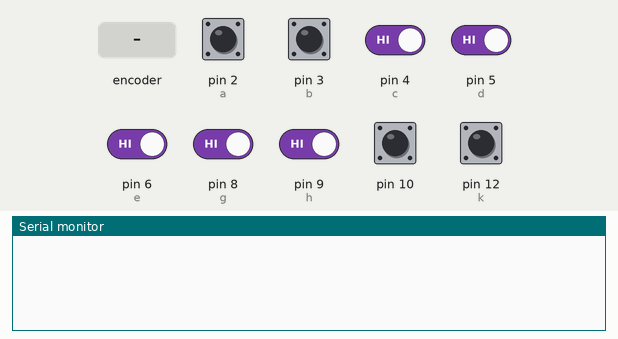
The sketch below on a simulated Arduino Uno, built with avr-gcc and run on an emulated ATmega328P. On the bench: the last lines printed to the serial monitor. The test bench sets the inputs (shaded band); at power-on: pin 2 (a), pin 3 (b), pin 4 (c), pin 5 (d), pin 6 (e), pin 8 (g), pin 9 (h), pin 10, pin 12 (k) HIGH.

Above: at 1.2 s.
1.3 s: rotary encoder on pin 2 (a) / pin 3 (b) turned 1 step (first pin leading)
At 2.5 s:
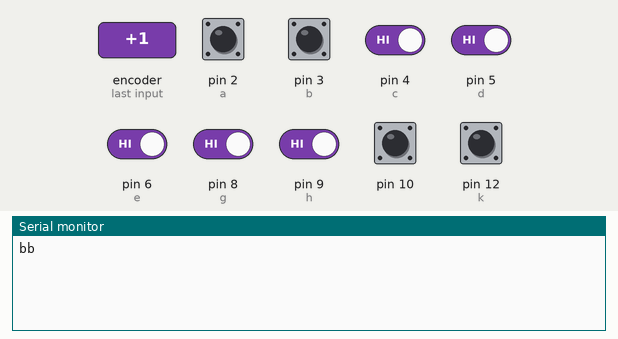
3.0 s: pin 4 (c) driven LOW
At 3.13 s:
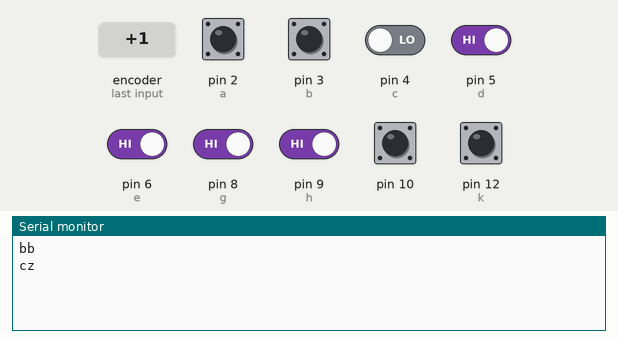
4.9 s: pin 5 (d) driven LOW
At 5.08 s:
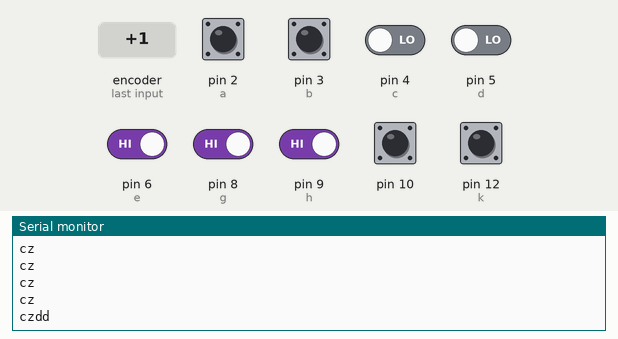
6.9 s: pin 6 (e) driven LOW
At 7.03 s:
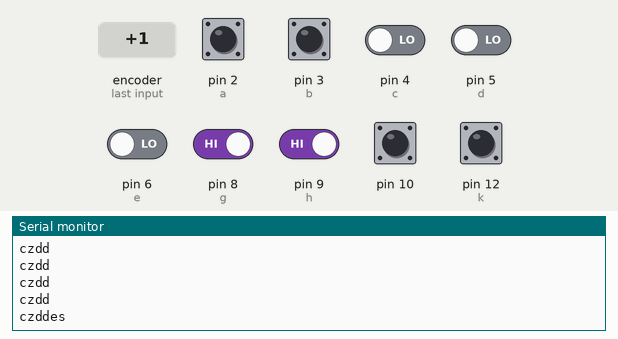
8.8 s: pin 8 (g) driven LOW
At 8.99 s:
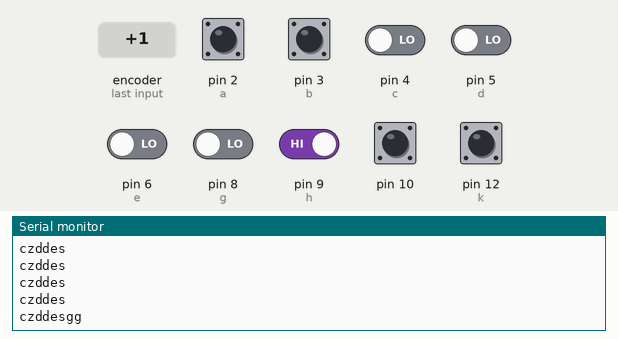
10.8 s: pin 9 (h) driven LOW
At 10.94 s:
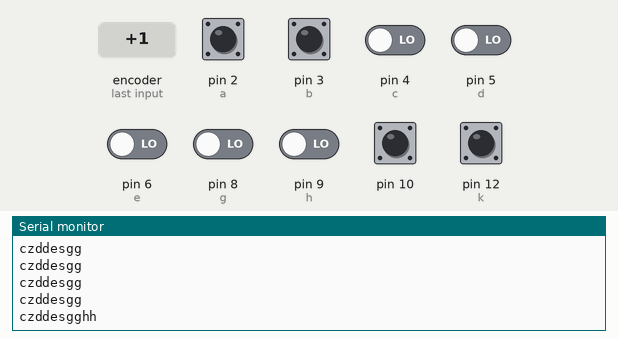

Measured:
- after the input at 1.3 s, the serial monitor: prints a new line after 0.05 s (image 1)
- after the input at 3.0 s, the serial monitor: prints a new line at once (image 2)
- after the input at 4.9 s, the serial monitor: prints a new line after 0.05 s (image 3)
- after the input at 6.9 s, the serial monitor: prints a new line at once (image 4)
- after the input at 8.8 s, the serial monitor: prints a new line after 0.06 s (image 5)
- after the input at 10.8 s, the serial monitor: prints a new line at once (image 6)

The sketch:

mariokartextraio.ino
```cpp
#include <SoftwareSerial.h>

//this is the code for the second arduino in the MarioKart project.
//This can be any arduino, and it's only purpose is for extra buttons
//without needing a single processor to watch them all.
//test

/*
  PIN 13 = UNOCCPIED
  PIN 12 = IO
  PIN 11 = IO
  PIN 10 = IO
  PIN 9 = IO
  PIN 8 = io
  PIN 7 = IO
  PIN 6 = IO
  PIN 5 = IO
  PIN 4 = IO
  PIN 3 = IO
  PIN 2 = IO
  PIN 1 = SERIAL TX
  PIN 0 = SWERIAL RX
  ###CERTAIN PINS DO NOT WORK, DUE TO WIRING ERRORS. SECTIONS OF THE CODE RELATING TO THOSE PINS HAS BEEN COMMENTED OUT###

*/
//SoftwareSerial myserial(9, 8); // rx, tx

//button variables go here

const int a = 2;
const int b = 3;
const int c = 4;
const int d = 5;
const int e = 6;
//const int f = 7;
const int g = 8;
const int h = 9;
const int i = 10;
//const int j = 11;
const int k = 12;

void setup() {

  //  myserial.begin(9600); //open serial line
  Serial.begin(9600);

  for (int i = 2; i <= 12; i++) //buttons 0 through 7 are used for input from handlebar buttons;
  {
    pinMode(i, INPUT);
  }
}

void loop() {

if (digitalRead(a) == LOW) {
//  myserial.write('w');
   Serial.print('w');
    Serial.write('w');
  }
  if (digitalRead(b) == LOW) {
    //    myserial.write('b');
    Serial.print('b');
    Serial.write('b'); //b for brakes
  }

  if (digitalRead(c) == LOW) {
    //    myserial.write('c');
    Serial.print('c');
    Serial.write('z'); // z for z trigger

  }


  if (digitalRead(d) == LOW) {
    //    myserial.write('d');
    Serial.print('d');
    Serial.write('d');
  }

  if (digitalRead(e) == LOW) {
    //    myserial.write('e');
    Serial.print('e');
    Serial.write('s'); //s for start

  }

//  if (digitalRead(f) == LOW) {
    //    myserial.write('f');
  //  Serial.print('f');

    //Serial.write('f');

  //}

  if (digitalRead(g) == LOW) {
    //    myserial.write('g');
    Serial.print('g');
    Serial.write('g');
  }


  if (digitalRead(h) == LOW) {
    //    myserial.write('h');
    Serial.print('h');
    Serial.write('h');

  }

  if (digitalRead(i) == LOW) {
    //    myserial.write('i');
   Serial.write('i');
  }
//
//  }  if (digitalRead(j) == LOW) {
   //    myserial.write('j');
   //Serial.write('j');

//  }
  if (digitalRead(k) == LOW) {
    //    myserial.write('k');
    Serial.write('k');
  }
 Serial.println();
  delay(150);

}
```
